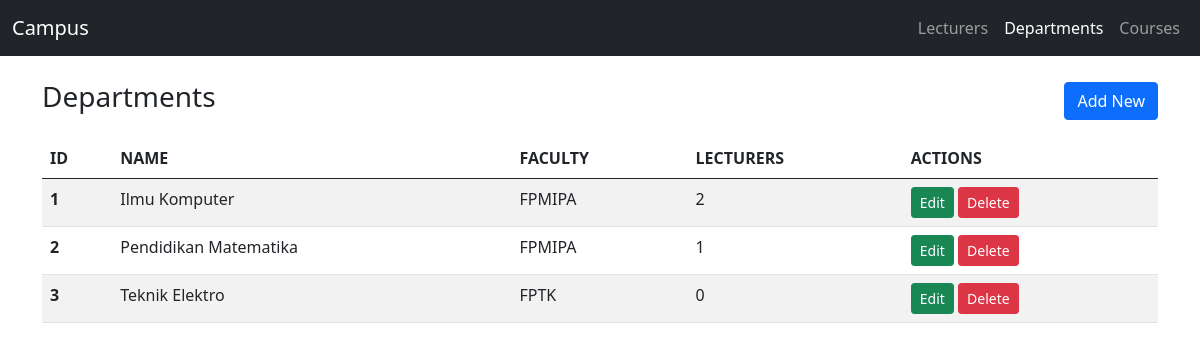
Page /Project/index.php?page=departments on the committed database.
### tables this page shows
CREATE TABLE `departments` (
  `id` INT(11) NOT NULL AUTO_INCREMENT,
  `name` VARCHAR(100) NOT NULL,
  `faculty` VARCHAR(100) NOT NULL,
  PRIMARY KEY (`id`)
);

### Project/controllers/BaseController.php (called while the page is built, shortened)
<?php
abstract class BaseController
{
    protected function render(string $view, array $data = []): void
    {
        extract($data);
        require __DIR__ . '/../views/layout/header.php';
        require __DIR__ . "/../views/$view.php";
        require __DIR__ . '/../views/layout/footer.php';
    }
}

### Project/controllers/DepartmentController.php (called while the page is built, shortened)
<?php
require_once __DIR__ . '/BaseController.php';
class DepartmentController extends BaseController
{
    private Department $model;
    public function __construct()
    {
        $this->model = new Department();
    }
    public function index(): void
    {
        $this->render('departments/index', ['departments' => $this->model->all()]);
    }
}

### Project/index.php (called while the page is built, shortened)
<?php
function e($value): string
{
    return htmlspecialchars((string)$value, ENT_QUOTES, 'UTF-8');
}
$action = $_GET['action'] ?? 'index';
(new $class())->$action();

### Project/models/Department.php (called while the page is built, shortened)
<?php
class Department
{
    private mysqli $db;
    public function __construct()
    {
        $this->db = Database::connect();
    }
    public function all(): array
    {
        $sql = "SELECT d.*, COUNT(l.id) AS total_lecturers
                FROM departments d
                LEFT JOIN lecturers l ON l.department_id = d.id
                GROUP BY d.id
                ORDER BY d.id";
        return $this->db->query($sql)->fetch_all(MYSQLI_ASSOC);
    }
}

### Project/views/departments/index.php (the view, shortened to what this page needs)
<div class="d-flex justify-content-between align-items-center mb-3">
  <h3>Departments</h3>
  <a class="btn btn-primary" href="index.php?page=departments&action=create">Add New</a>
</div>
<table class="table table-striped">
  <thead>
    <tr><th>ID</th><th>NAME</th><th>FACULTY</th><th>LECTURERS</th><th>ACTIONS</th></tr>
  </thead>
  <tbody>
    <?php foreach ($departments as $row): ?>
      <tr>
        <th><?= e($row['id']) ?></th>
        <td><?= e($row['name']) ?></td>
        <td><?= e($row['faculty']) ?></td>
        <td><?= e($row['total_lecturers']) ?></td>
        <td>
          <a class="btn btn-success btn-sm" href="index.php?page=departments&action=edit&id=<?= e($row['id']) ?>">Edit</a>
          <form method="post" action="index.php?page=departments&action=delete" class="d-inline"
                onsubmit="return confirm('Hapus department ini?')">
            <button class="btn btn-danger btn-sm">Delete</button>
          </form>
        </td>
      </tr>
    <?php endforeach; ?>
  </tbody>
</table>

### rows in the picture
departments: id "1", name "Ilmu Komputer", faculty "FPMIPA", total_lecturers "2"
departments: id "2", name "Pendidikan Matematika", faculty "FPMIPA", total_lecturers "1"
departments: id "3", name "Teknik Elektro", faculty "FPTK", total_lecturers "0"

### other values in the picture
$label "Lecturers"
$label "Departments"
$label "Courses"
